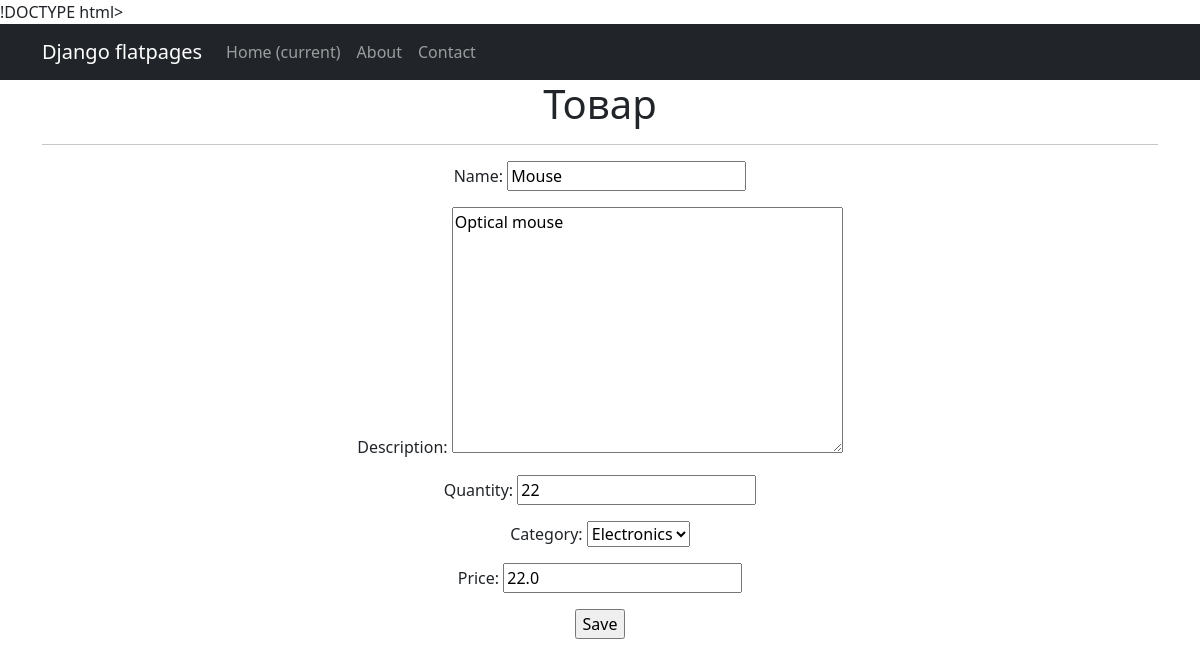
The app's page /products/2/edit/ with its own data.
### simplesimpleapp/models.py (models this page shows, shortened)
class Product(models.Model):
    name = models.CharField(
        max_length=50,
        unique=True,
    )
    description = models.TextField()
    quantity = models.IntegerField(
        validators=[MinValueValidator(0)],
    )
    category = models.ForeignKey(
        to='Category',
        on_delete=models.CASCADE,
        related_name='products',  # all products will be available in products
    )
    price = models.FloatField(
        validators=[MinValueValidator(0.0)],
    )

class Category(models.Model):
    name = models.CharField(max_length=100, unique=True)
    def __str__(self):
        return self.name.title()

### simplesimpleapp/views.py (the view)
# urls.py: path('<int:pk>/edit/', ProductUpdate.as_view(), name='product_update'),
class ProductUpdate(UpdateView):
    form_class = ProductForm
    model = Product
    template_name = 'product_edit.html'

### simplesimpleapp/forms.py (shortened to what this page needs)
class ProductForm(forms.ModelForm):
    class Meta:
        model = Product
        fields = [
                 'name',
                 'description',
                 'quantity',
                 'category',
                 'price',
                  ]

### templates/product_edit.html (shortened to what this page needs)
{% extends 'flatpages/default.html' %}
{% block content %}
<h1>Товар</h1>
<hr>
<form action="" method="post">
    {{ form.as_p }}
    <input type="submit" value="Save" />
</form>
{% endblock content %}

### records on screen
Product: name "Mouse", description "Optical mouse", quantity "22", category "Electronics", price "22.0"
